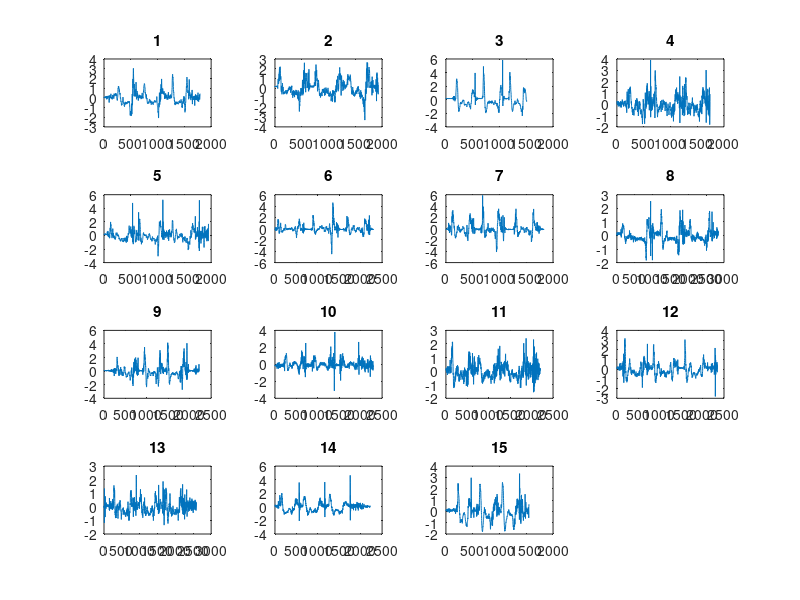
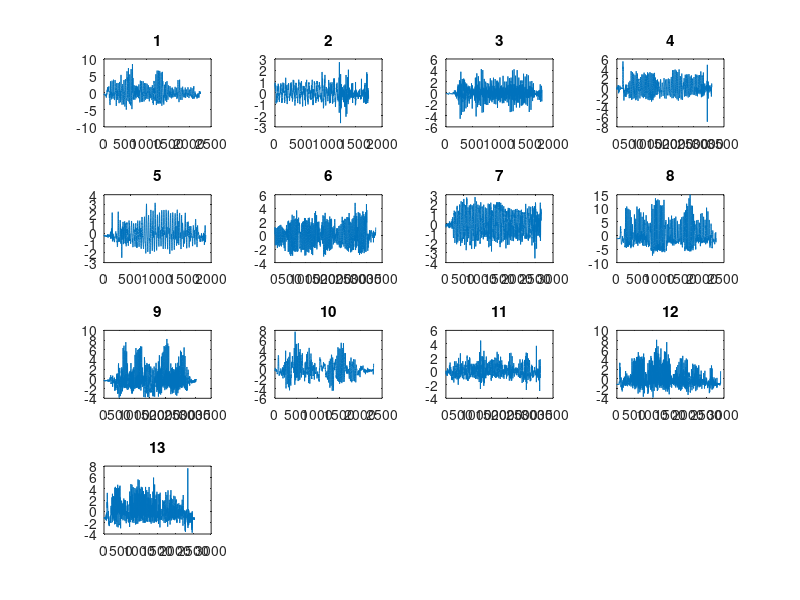
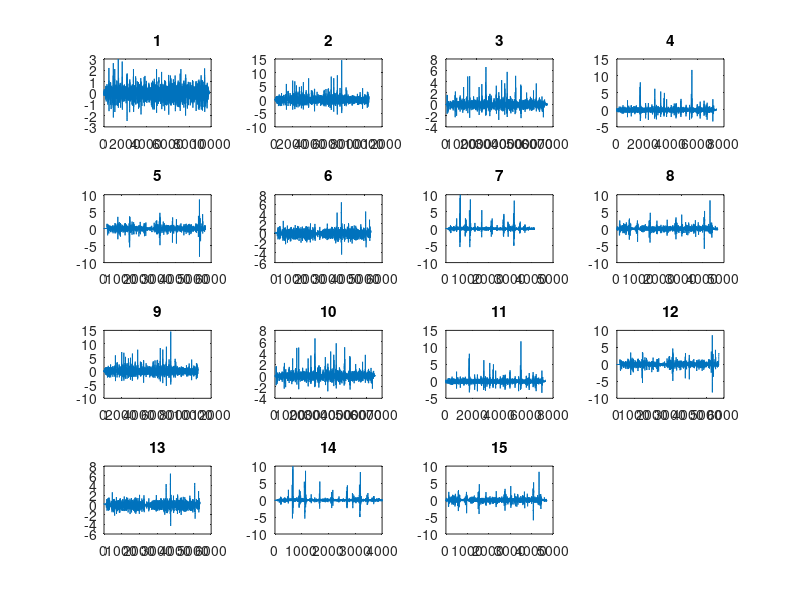
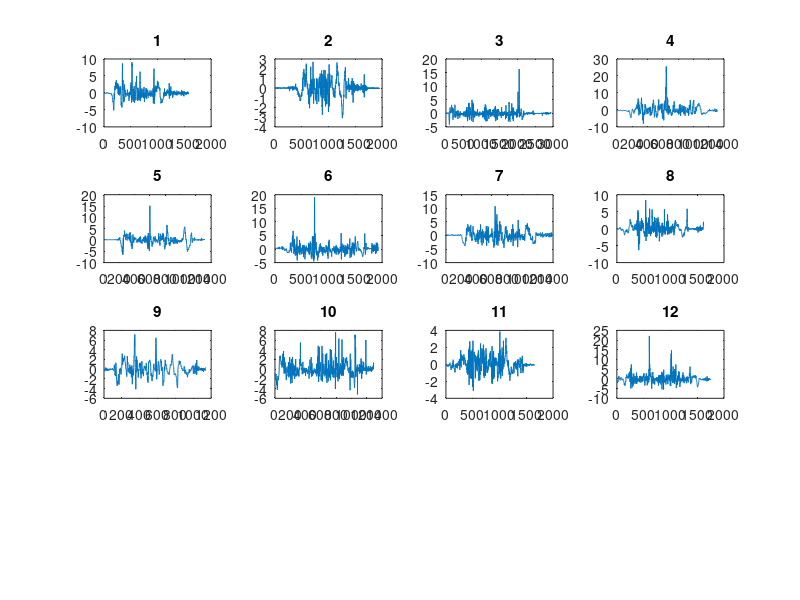

Here is the MATLAB script that generated these plots, in order: (Note: this script raises an error after producing the figures.)
close all;
clear all;
clc;

load('data.mat')

%%Plot first elements of array
% --> niet meer nodig, verder berekenen we resultantes
% --> eventueel te gebruiken in verslag
% drinking_x_firstMeasurement = data.drinking(1).x;
% drinking_y_firstMeasurement = data.drinking(1).y;
% drinking_z_firstMeasurement = data.drinking(1).z;
% 
% figure, plot(drinking_x_firstMeasurement)
% 
% brush_x_firstMeasurement = data.brush(1).x;
% brush_y_firstMeasurement = data.brush(1).y;
% brush_z_firstMeasurement = data.brush(1).z;
% 
% figure, plot(brush_x_firstMeasurement)
% 
% shoe_x_firstMeasurement = data.shoe(1).x;
% shoe_y_firstMeasurement = data.shoe(1).y;
% shoe_z_firstMeasurement = data.shoe(1).z;
% 
% figure, plot(shoe_x_firstMeasurement)
% 
% writing_x_firstMeasurement = data.writing(1).x;
% writing_y_firstMeasurement = data.writing(1).y;
% writing_z_firstMeasurement = data.writing(1).z;
% 
% figure, plot(writing_x_firstMeasurement)

%%create featureMatrix
featureMatrix = zeros(numel(data.drinking) + numel(data.brush) + numel(data.shoe) + numel(data.writing),5);

%% Calculate drinking
figure('NumberTitle','off','Name','Drinking data')
amountDrinking = numel(data.drinking);

for ii=1:amountDrinking
    % Get the x,y,z measurements
    drinking_x_Measurement = data.drinking(ii).x;
    drinking_y_Measurement = data.drinking(ii).y;
    drinking_z_Measurement = data.drinking(ii).z;
    % Calculate mean
%     drinking_x_mean = mean(drinking_x_Measurement);
%     drinking_y_mean = mean(drinking_y_Measurement);
%     drinking_z_mean = mean(drinking_z_Measurement);
    % Resultant array
    N = numel(drinking_x_Measurement);
    drinking_result = zeros(N,1);
    % Subtract mean from each value
    for jj=1:N
%         drinking_x_Measurement(jj)=drinking_x_Measurement(jj)-drinking_x_mean;
%         drinking_y_Measurement(jj)=drinking_y_Measurement(jj)-drinking_y_mean;
%         drinking_z_Measurement(jj)=drinking_z_Measurement(jj)-drinking_z_mean;
        % Calculate resultant
        drinking_result(jj) = sqrt(drinking_x_Measurement(jj)^2 + drinking_y_Measurement(jj)^2 + drinking_z_Measurement(jj)^2);
    end
    mean_drinking_result = mean(drinking_result);
    drinking_result = drinking_result - mean_drinking_result;
    % Time domain waardes.
    featureMatrix(ii,1) = mean_drinking_result;
    featureMatrix(ii,2) = std(drinking_result);
    featureMatrix(ii,3) = skewness(drinking_result);
    % Plot resultant in 1 subplot
    subplot(4,4,ii)
    plot(drinking_result)
    title(ii);
    
    Fs = 128;      %sample frequentie
    T = 1/Fs;       %sample periode
    L = 1500;       %lengte van het signaal
    Y = fft(drinking_result,L);
    twoSideSpectrum = abs(Y/L);
    singleSideSpectrum = twoSideSpectrum(1:L/2);
    singleSideSpectrum(2:end-1) = 2*singleSideSpectrum(2:end-1);
    f = Fs*(0:(L/2)-1)/L;
    % figure('NumberTitle','off','Name','Drinking FFT result'), plot(f,singleSideSpectrum)
    % title('spectrum of the signal')
    % xlabel('f (Hz)')
    % ylabel('|singleSideSpectrum(f)|')
    % Percentile berekening.
    percentile25 = prctile(singleSideSpectrum,25);
    percentile75 = prctile(singleSideSpectrum,75);
    featureMatrix(ii,4) = percentile25;
    featureMatrix(ii,5) = percentile75;
end

%% Calculate brushing
figure('NumberTitle','off','Name','Brush data')
amountBrush = numel(data.brush);
for ii=1:amountBrush
    % Get the x,y,z measurements
    brush_x_Measurement = data.brush(ii).x;
    brush_y_Measurement = data.brush(ii).y;
    brush_z_Measurement = data.brush(ii).z;
    % Calculate mean
    %brush_x_mean = mean(brush_x_Measurement);
    %brush_y_mean = mean(brush_y_Measurement);
    %brush_z_mean = mean(brush_z_Measurement);
    % Resultant array
    N = numel(brush_x_Measurement);
    brush_result = zeros(N,1);
    % Subtract mean from each value
    for jj=1:N
        %brush_x_Measurement(jj)=brush_x_Measurement(jj)-brush_x_mean;
        %brush_y_Measurement(jj)=brush_y_Measurement(jj)-brush_y_mean;
        %brush_z_Measurement(jj)=brush_z_Measurement(jj)-brush_z_mean;
        % Calculate resultant
        brush_result(jj) = sqrt(brush_x_Measurement(jj)^2 + brush_y_Measurement(jj)^2 + brush_z_Measurement(jj)^2);
    end
    mean_brush_result = mean(brush_result);
    brush_result = brush_result - mean_brush_result;
    % Time domain waardes.
    featureMatrix(ii + amountDrinking,1) = mean_brush_result;
    featureMatrix(ii + amountDrinking,2) = std(brush_result);
    featureMatrix(ii + amountDrinking,3) = skewness(brush_result);
    % Plot resultant in 1 subplot
    subplot(4,4,ii)
    plot(brush_result)
    title(ii);
    Fs = 128;      %sample frequentie
    T = 1/Fs;       %sample periode
    L = 1500;       %lengte van het signaal    
    Y = fft(brush_result,L);
    twoSideSpectrum = abs(Y/L);
    singleSideSpectrum = twoSideSpectrum(1:L/2);
    singleSideSpectrum(2:end-1) = 2*singleSideSpectrum(2:end-1);
%     f = Fs*(0:(L/2))/L;
%     figure('NumberTitle','off','Name','Writing FFT result'), plot(f,singleSideSpectrum)
%     title('spectrum of the signal')
%     xlabel('f (Hz)')
%     ylabel('|singleSideSpectrum(f)|')
    percentile25 = prctile(singleSideSpectrum,25);
    percentile75 = prctile(singleSideSpectrum,75);
    featureMatrix(ii + amountDrinking, 4) = percentile25;
    featureMatrix(ii + amountDrinking, 5) = percentile75;
end

% Calculate writing
figure('NumberTitle','off','Name','Writing data')
amountWriting = numel(data.writing);
for ii=1:amountWriting
    % Get the x,y,z measurements
    writing_x_Measurement = data.writing(ii).x;
    writing_y_Measurement = data.writing(ii).y;
    writing_z_Measurement = data.writing(ii).z;
    % Calculate mean
%     writing_x_mean = mean(writing_x_Measurement);
%     writing_y_mean = mean(writing_y_Measurement);
%     writing_z_mean = mean(writing_z_Measurement);
    % Resultant array
    N = numel(writing_x_Measurement);
    writing_result = zeros(N,1);
    % Subtract mean from each value
    for jj=1:N
%         writing_x_Measurement(jj)=writing_x_Measurement(jj)-writing_x_mean;
%         writing_y_Measurement(jj)=writing_y_Measurement(jj)-writing_y_mean;
%         writing_z_Measurement(jj)=writing_z_Measurement(jj)-writing_z_mean;
        % Calculate resultant
        writing_result(jj) = sqrt(writing_x_Measurement(jj)^2 + writing_y_Measurement(jj)^2 + writing_z_Measurement(jj)^2);
    end
    mean_writing_result = mean(writing_result);
    writing_result = writing_result - mean_writing_result;
    featureMatrix(ii+ amountDrinking + amountBrush,1) = mean_writing_result;
    featureMatrix(ii+ amountDrinking + amountBrush,2) = std(writing_result);
    featureMatrix(ii+ amountDrinking + amountBrush,3) = skewness(writing_result);
    % Plot resultant in 1 subplot
    subplot(4,4,ii)
    plot(writing_result)
    title(ii);
    Fs = 128;      %sample frequentie
    T = 1/Fs;       %sample periode
    L = 1500;       %lengte van het signaal    
    Y = fft(writing_result,L);
    twoSideSpectrum = abs(Y/L);
    singleSideSpectrum = twoSideSpectrum(1:L/2);
    singleSideSpectrum(2:end-1) = 2*singleSideSpectrum(2:end-1);
%     f = Fs*(0:(L/2))/L;
%     figure('NumberTitle','off','Name','Writing FFT result'), plot(f,singleSideSpectrum)
%     title('spectrum of the signal')
%     xlabel('f (Hz)')
%     ylabel('|singleSideSpectrum(f)|')
    percentile25 = prctile(singleSideSpectrum,25);
    percentile75 = prctile(singleSideSpectrum,75);
    featureMatrix(ii + amountDrinking + amountBrush,4) = percentile25;
    featureMatrix(ii + amountDrinking + amountBrush,5) = percentile75;
end

% Calculate Shoe
amountShoe = numel(data.shoe);
figure('NumberTitle','off','Name','Shoe data')
for ii=1:amountShoe
    % Get the x,y,z measurements
    shoe_x_Measurement = data.shoe(ii).x;
    shoe_y_Measurement = data.shoe(ii).y;
    shoe_z_Measurement = data.shoe(ii).z;
    % Calculate mean
%     shoe_x_mean = mean(shoe_x_Measurement);
%     shoe_y_mean = mean(shoe_y_Measurement);
%     shoe_z_mean = mean(shoe_z_Measurement);
    % Resultant array
    N = numel(shoe_x_Measurement);
    shoe_result = zeros(N,1);
    % Subtract mean from each value
    for jj=1:N
%         shoe_x_Measurement(jj)=shoe_x_Measurement(jj)-shoe_x_mean;
%         shoe_y_Measurement(jj)=shoe_y_Measurement(jj)-shoe_y_mean;
%         shoe_z_Measurement(jj)=shoe_z_Measurement(jj)-shoe_z_mean;
        % Calculate resultant
        shoe_result(jj) = sqrt(shoe_x_Measurement(jj)^2 + shoe_y_Measurement(jj)^2 + shoe_z_Measurement(jj)^2);
    end
    mean_shoe_result = mean(shoe_result);
    shoe_result = shoe_result - mean_shoe_result;
    % Time features
    featureMatrix(ii+ amountDrinking + amountBrush + amountWriting,1) = mean_shoe_result;
    featureMatrix(ii+ amountDrinking + amountBrush + amountWriting,2) = std(shoe_result);
    featureMatrix(ii+ amountDrinking + amountBrush + amountWriting,3) = skewness(shoe_result);
    % Plot resultant in 1 subplot
    subplot(4,4,ii)
    plot(shoe_result)
    title(ii);
    
    Fs = 128;      %sample frequentie
    T = 1/Fs;       %sample periode
    L = 1500;       %lengte van het signaal

    Y = fft(shoe_result,L);
    twoSideSpectrum = abs(Y/L);
    singleSideSpectrum = twoSideSpectrum(1:L/2);
    singleSideSpectrum(2:end-1) = 2*singleSideSpectrum(2:end-1);
    f = Fs*(0:(L/2))/L;
%     figure('NumberTitle','off','Name','Shoe FFT result'), plot(f,singleSideSpectrum)
%     title('spectrum of the signal')
%     xlabel('f (Hz)')
%     ylabel('|singleSideSpectrum(f)|')
    percentile25 = prctile(singleSideSpectrum,25);
    percentile75 = prctile(singleSideSpectrum,75);
    featureMatrix(ii + amountDrinking + amountBrush + amountWriting,4) = percentile25;
    featureMatrix(ii + amountDrinking + amountBrush + amountWriting,5) = percentile75;
end





%Time domain:
% -mean amplitude
% array maken van de amplitudes -> mean berekenen
% -standard deviation amplitude
% standaardafwijking berekenen op array van amplitudes
% -skewness: https://nl.mathworks.com/help/stats/skewness.html 

%Frequency domain:
% -


%% Scatter plots van de features

Class = [ones(amountDrinking,1);2*ones(amountBrush + amountShoe + amountWriting,1)];
figure, gplotmatrix(featureMatrix,[],Class)

%Nieuwe deel van de taak
%% Decision Trees for Binary Classification
% For illustration purpose use the 2 most discriminating features from the data exploration part. 
% Each group selects one of the four activities it wants to detect. 
% Use the binary classification approach one versus the rest to construct the decision tree. 
% Construct a decision tree with the training data given in data.mat. 
% You can use the instruction fitctree in MATLAB for this purpose. 
% Also divide the feature space in the region of the positive instances and the region of the negative instances. 
% Visualise also in the feature space the training instances. 
% Plot the Receiver-Operating-Characteristic (ROC) and also calculate the area-under-the-curve (AUC).
% Use for this purpose the MATLAB instructions perfcurve. 
% The score is obtained by the MATLAB instruction resubPredict for trees. 
% Also calculate the confusion matrix on the training set. Use for that the instruction confusionmat in MATLAB.  
% Extract the accuracy of the binary classifier. 
% Note that calculating performance measures on the training data gives too optimistic results (overfitting). 

















